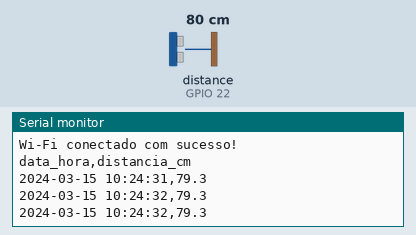
Bench run of a sketch on a simulated ESP32. Parts: the last lines printed to the serial monitor. Wiring (from diagram.json): ultrasonic range finder: trigger GPIO 23; echo GPIO 22. The inputs (shaded band) are chosen by the test bench; at power-on: distance to the obstacle (sensor on GPIO 22) 80 cm. The echo pulse lasts 58.3 µs per cm; WiFi joins after 1.5 s; servers stay silent unless stated; the local clock reads 2024-03-15 10:24:30 at power-on unless the sketch sets it.

Above: at 2.7 s.
2.8 s: distance to the obstacle (sensor on GPIO 22) set to 2 cm
At 3.4 s:
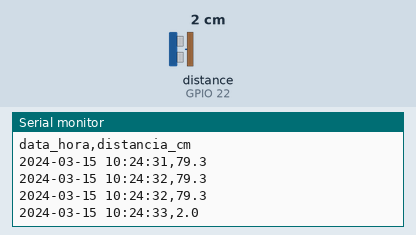
4.3 s: distance to the obstacle (sensor on GPIO 22) set to 4 cm
At 4.9 s:
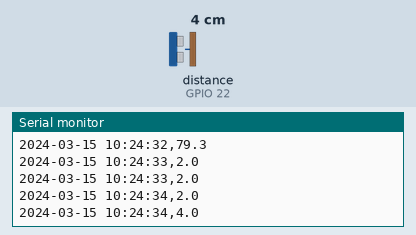
Timing chart, 0 to 7.3 s (numbered marks = the images above; inputs shaded):
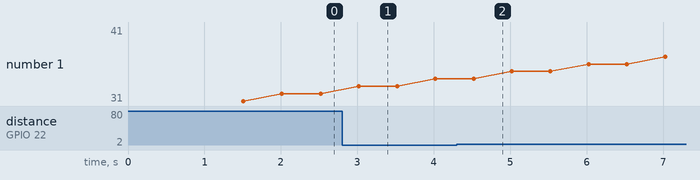

The sketch:

main.ino
```cpp
#include <WiFi.h>
#include <time.h>
#include "secrets.h"  // Define WIFI_SSID e WIFI_PASSWORD

#define TRIG_PIN 23
#define ECHO_PIN 22

void setup() {
  Serial.begin(115200);

  pinMode(TRIG_PIN, OUTPUT);
  pinMode(ECHO_PIN, INPUT);

  // Conexão Wi-Fi
  WiFi.begin(WIFI_SSID, WIFI_PASSWORD);
  Serial.print("Conectando ao Wi-Fi");
  while (WiFi.status() != WL_CONNECTED) {
    delay(500);
    Serial.print(".");
  }
  Serial.println("\nWi-Fi conectado com sucesso!");

  // Sincroniza horário via NTP
  configTime(-3 * 3600, 0, "pool.ntp.org");
  struct tm timeinfo;
  while (!getLocalTime(&timeinfo)) {
    Serial.println("Aguardando sincronização NTP...");
    delay(1000);
  }

  Serial.println("data_hora,distancia_cm");
}

void loop() {
  // Leitura do sensor HC-SR04
  digitalWrite(TRIG_PIN, LOW);
  delayMicroseconds(2);
  digitalWrite(TRIG_PIN, HIGH);
  delayMicroseconds(10);
  digitalWrite(TRIG_PIN, LOW);

  long duration = pulseIn(ECHO_PIN, HIGH);
  float distance_cm = duration * 0.034 / 2;

  // Obtenção da data/hora
  struct tm timeinfo;
  if (getLocalTime(&timeinfo)) {
    char datetime[25];
    strftime(datetime, sizeof(datetime), "%Y-%m-%d %H:%M:%S", &timeinfo);

    // Exibe resultado no formato desejado
    Serial.print(datetime);
    Serial.print(",");
    Serial.println(distance_cm, 1);  // 1 casa decimal
  } else {
    Serial.println("Erro ao obter hora local");
  }

  delay(500);  // Aguarda meio segundo para próxima leitura
}
```

secrets.h
```cpp
#ifndef SECRETS_H
#define SECRETS_H

#define WIFI_SSID "Wokwi-GUEST"
#define WIFI_PASSWORD ""


#endif
```

Measured:
- after the input at 2.8 s, the serial monitor: prints a new line after 0.22 s (image 1)
- after the input at 4.3 s, the serial monitor: prints a new line after 0.22 s (image 2)
